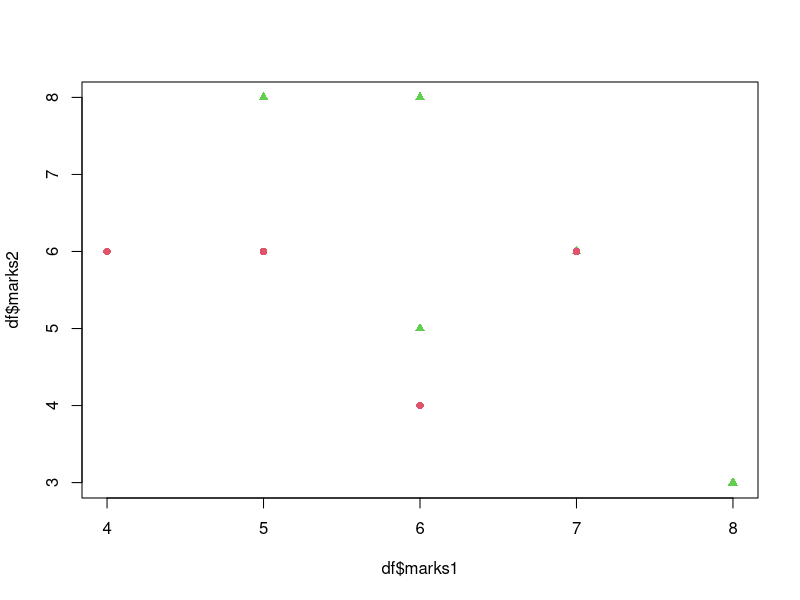

This figure's R source:
marks1=ceiling(rnorm(10,6,2))
marks2=ceiling(rnorm(10,5,2))
df=data.frame(marks1,marks2)
head(df)
km=kmeans(df,centers = 2)
km$cluster
df2=cbind(df,cluster=km$cluster)
df2[order(df2$cluster),]
plot(df$marks1,df$marks2,col=2:3,pch=c(16,17))
km$centers
points(km$centres,pch=20,cex=2,col=km$cluster)
